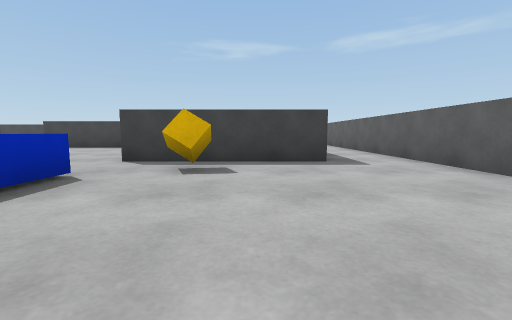
View 1 (above)

20 first-person views from a walk through a Unity game level. The camera is 0.55 m above the floor, tilts 6° down and sees 90° across. The floor is counted in squares, 1 m on a side. Each view is taken from the middle of a square. On the plan, view 1 faces up. The plan holds only what a view shows up to about 9 squares ahead; the rest is blank. The player is left out.

View 2
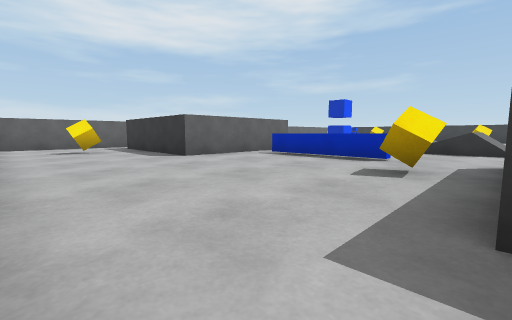

View 3
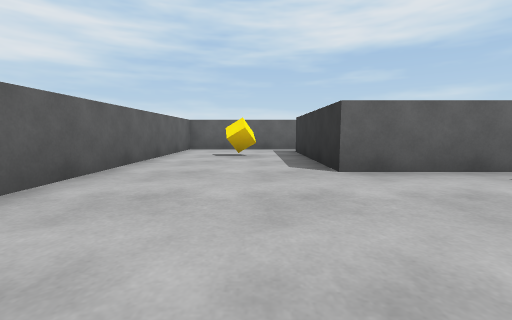

View 4
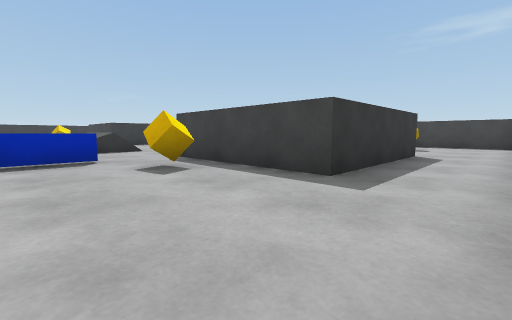

View 5
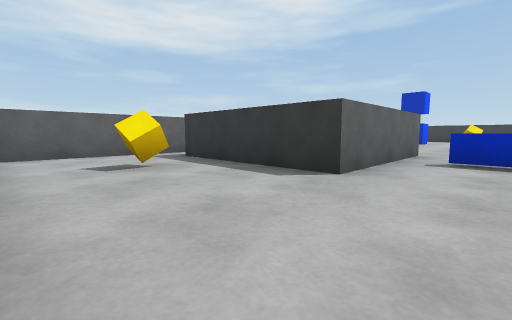

View 6
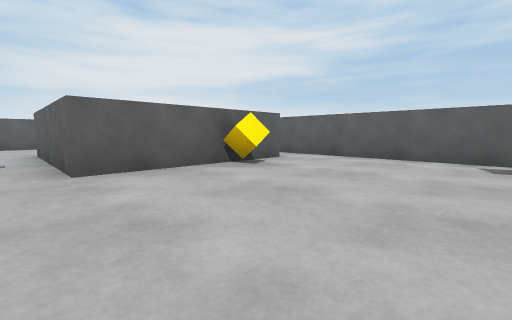

View 7
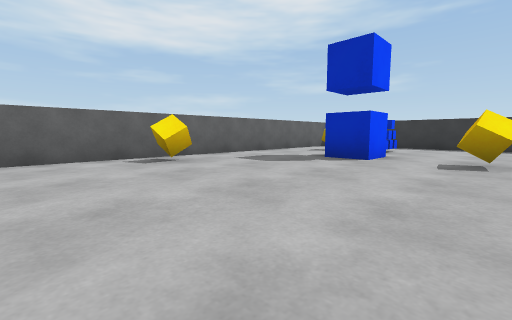

View 8
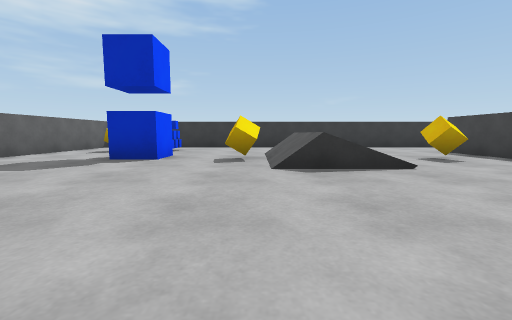

View 9
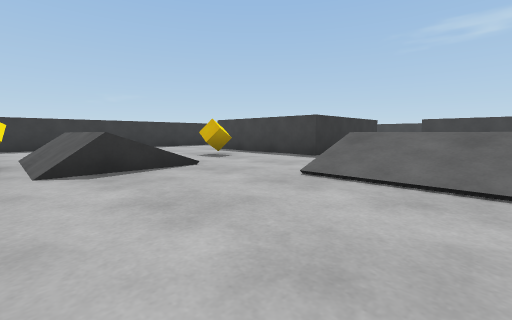

View 10
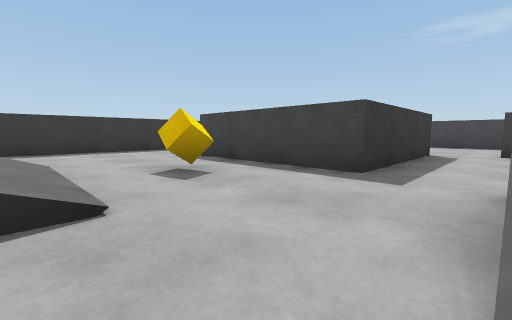

View 11
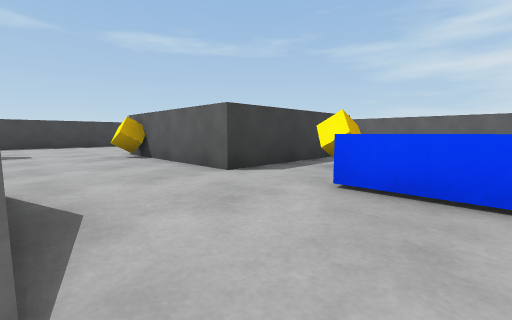

View 12
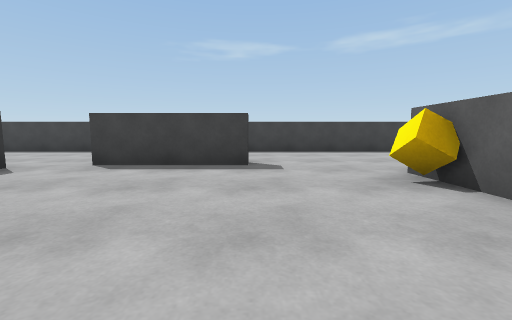

View 13
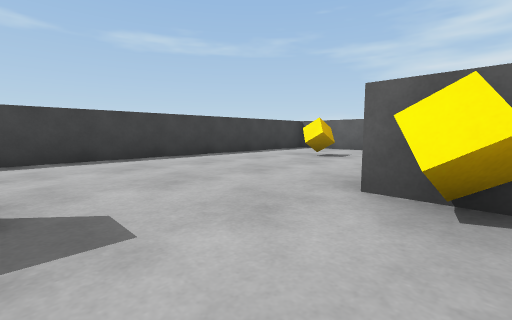

View 14
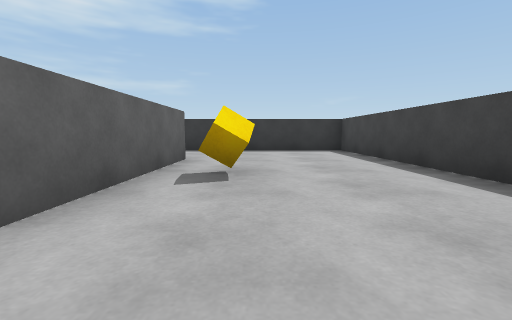

View 15
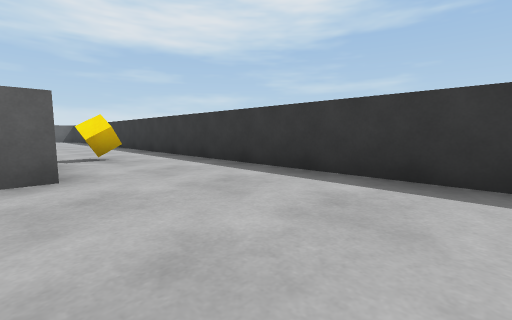

View 16
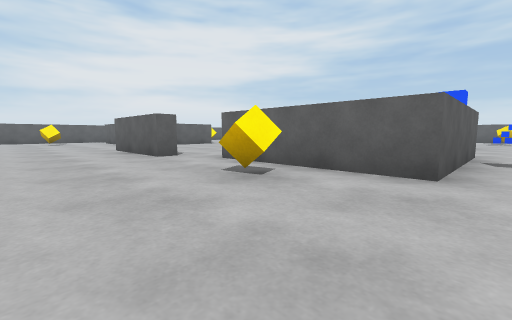

View 17
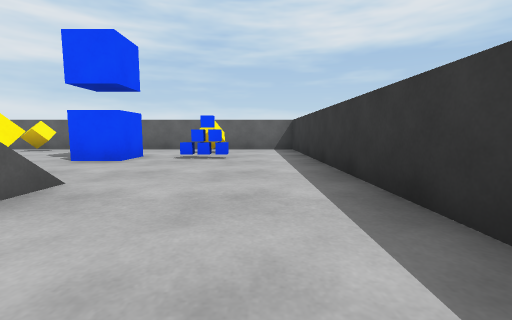

View 18
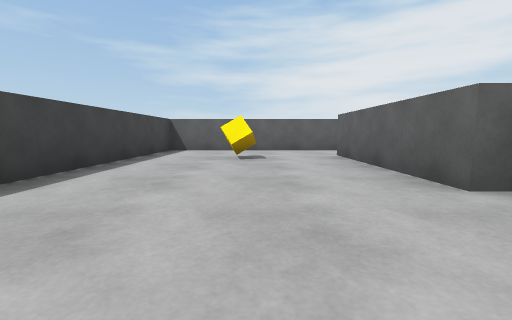

View 19
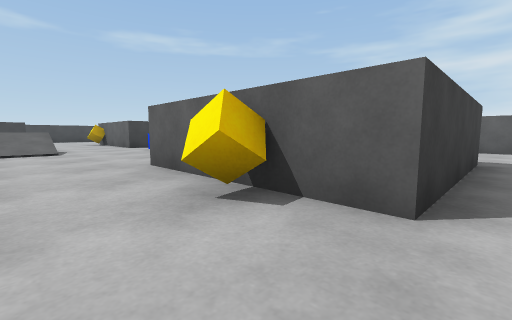

View 20
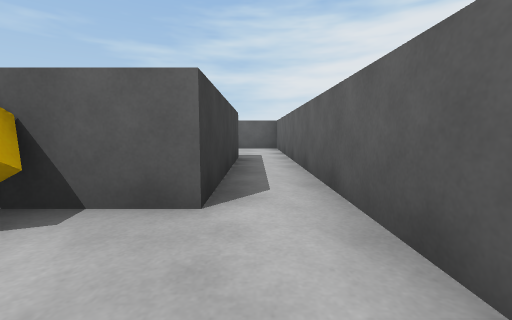

### Floor plan
Key: @ floor where view 1 was taken; # wall or solid block; . floor; / step, stairs or slope; = window, fence, low wall or low ledge; O other object.
Columns run from 16 left of view 1 to 4 right of it. Each row starts with its distance up from view 1.
 14 #########  ##########
 13 #...................#
 12 #...................#
 11 #...O............O..#
 10 #.......###.........#
  9 #..####.......####..#
  8 #..#  #......O#  #..#
  7 #.O#  #.......#  #..#
  6 #..####.......#  #..#
  5 #.......=///..####..#
  4 #....O..=///...O....#
  3 #.......////..=.....#
  2 #..///=.......=.....#
  1 #..///=.......=.....#
  0 #...O...........@...#
 -1 #...........#####...#
 -2 #...O.......#   #...#
 -3 #.OOO......O#   #O..#
 -4 #.O.........#####...#
 -5 #.......O...........#
 -6 #####################

Where each view was taken, in squares from view 1:
view 1: 0 up, 0 right, facing up
view 2: 5 up, 3 right, facing down-left
view 3: 3 up, 1 right, facing down
view 4: 2 up, 3 right, facing up-left
view 5: 1 up, 3 right, facing down-left
view 6: 0 up, 8 left, facing down-right
view 7: 0 up, 6 left, facing down-left
view 8: 0 up, 6 left, facing left
view 9: 0 up, 6 left, facing up-left
view 10: 2 up, 8 left, facing up-left
view 11: 2 up, 5 left, facing up-right
view 12: 5 up, 5 left, facing up
view 13: 8 up, 5 left, facing up-right
view 14: 11 up, 8 left, facing left
view 15: 13 up, 13 left, facing down-left
view 16: 13 up, 14 left, facing down-right
view 17: 3 up, 15 left, facing down
view 18: 11 up, 5 left, facing right
view 19: 5 down, 6 left, facing up-right
view 20: 5 down, 6 left, facing right
